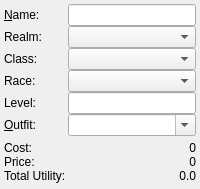
     <widget class="GroupFrame" name="GroupCharInfo" >
      <layout class="QGridLayout" >
       <property name="margin" >
        <number>4</number>
       </property>
       <property name="spacing" >
        <number>0</number>
       </property>
       <item row="0" column="0" >
        <widget class="QLabel" name="LabelCharName" >
         <property name="text" >
          <string>&amp;Name: </string>
         </property>
         <property name="textFormat" >
          <enum>Qt::PlainText</enum>
         </property>
         <property name="buddy" >
          <cstring>CharName</cstring>
         </property>
        </widget>
       </item>
       <item row="0" column="1" colspan="2" >
        <widget class="QLineEdit" name="CharName" />
       </item>
       <item row="1" column="0" >
        <widget class="QLabel" name="LabelRealm" >
         <property name="text" >
          <string>Realm: </string>
         </property>
         <property name="textFormat" >
          <enum>Qt::PlainText</enum>
         </property>
        </widget>
       </item>
       <item row="1" column="1" colspan="2" >
        <widget class="SearchingCombo" name="Realm" />
       </item>
       <item row="2" column="0" >
        <widget class="QLabel" name="LabelCharClass" >
         <property name="text" >
          <string>Class: </string>
         </property>
         <property name="textFormat" >
          <enum>Qt::PlainText</enum>
         </property>
        </widget>
       </item>
       <item row="2" column="1" colspan="2" >
        <widget class="SearchingCombo" name="CharClass" />
       </item>
       <item row="3" column="0" >
        <widget class="QLabel" name="LabelCharRace" >
         <property name="text" >
          <string>Race: </string>
         </property>
         <property name="textFormat" >
          <enum>Qt::PlainText</enum>
         </property>
        </widget>
       </item>
       <item row="3" column="1" colspan="2" >
        <widget class="SearchingCombo" name="CharRace" />
       </item>
       <item row="4" column="0" >
        <widget class="QLabel" name="LabelCharLevel" >
         <property name="text" >
          <string>Level: </string>
         </property>
         <property name="textFormat" >
          <enum>Qt::PlainText</enum>
         </property>
        </widget>
       </item>
       <item row="4" column="1" colspan="2" >
        <widget class="QLineEdit" name="CharLevel" />
       </item>
       <item row="5" column="0" >
        <widget class="QLabel" name="LabelOutfitName" >
         <property name="text" >
          <string>&amp;Outfit: </string>
         </property>
         <property name="textFormat" >
          <enum>Qt::PlainText</enum>
         </property>
         <property name="buddy" >
          <cstring>OutfitName</cstring>
         </property>
        </widget>
       </item>
       <item row="5" column="1" colspan="2" >
        <widget class="SearchingCombo" name="OutfitName">
         <property name="editable" >
          <bool>true</bool>
         </property>
         <property name="insertPolicy" >
          <enum>QComboBox::NoInsert</enum>
         </property>
         <property name="duplicatesEnabled" >
          <bool>true</bool>
         </property>
        </widget>
       </item>
       <item row="6" column="0" colspan="3">
        <spacer>
         <property name="orientation" >
          <enum>Qt::Vertical</enum>
         </property>
         <property name="sizeType" >
          <enum>QSizePolicy::Fixed</enum>
         </property>
         <property name="sizeHint" >
          <size>
           <width>1</width>
           <height>5</height>
          </size>
         </property>
        </spacer>
       </item>
       <item row="7" column="0" >
        <widget class="QLabel" name="LabelTotalCost" >
         <property name="text" >
          <string>Cost: </string>
         </property>
         <property name="alignment" >
          <set>Qt::AlignLeading|Qt::AlignLeft|Qt::AlignVCenter</set>
         </property>
        </widget>
       </item>
       <item row="7" column="1" colspan="2" >
        <widget class="QLabel" name="TotalCost" >
         <property name="text" >
          <string>0</string>
         </property>
         <property name="alignment" >
          <set>Qt::AlignRight|Qt::AlignTrailing|Qt::AlignVCenter</set>
         </property>
        </widget>
       </item>
       <item row="8" column="0" >
        <widget class="QLabel" name="LabelTotalPrice" >
         <property name="text" >
          <string>Price: </string>
         </property>
         <property name="alignment" >
          <set>Qt::AlignLeading|Qt::AlignLeft|Qt::AlignVCenter</set>
         </property>
        </widget>
       </item>
       <item row="8" column="1" colspan="2" >
        <widget class="QLabel" name="TotalPrice" >
         <property name="text" >
          <string>0</string>
         </property>
         <property name="alignment" >
          <set>Qt::AlignRight|Qt::AlignTrailing|Qt::AlignVCenter</set>
         </property>
        </widget>
       </item>
       <item row="9" column="0" colspan="2" >
        <widget class="QLabel" name="LabelTotalUtility" >
         <property name="text" >
          <string>Total Utility: </string>
         </property>
         <property name="alignment" >
          <set>Qt::AlignLeading|Qt::AlignLeft|Qt::AlignVCenter</set>
         </property>
        </widget>
       </item>
       <item row="9" column="2" >
        <widget class="QLabel" name="TotalUtility" >
         <property name="text" >
          <string>0.0</string>
         </property>
         <property name="alignment" >
          <set>Qt::AlignRight|Qt::AlignTrailing|Qt::AlignVCenter</set>
         </property>
        </widget>
       </item>
       <item row="10" column="0" colspan="3">
        <spacer>
         <property name="orientation" >
          <enum>Qt::Vertical</enum>
         </property>
         <property name="sizeType" >
          <enum>QSizePolicy::MinimumExpanding</enum>
         </property>
         <property name="sizeHint" >
          <size>
           <width>5</width>
           <height>2</height>
          </size>
         </property>
        </spacer>
       </item>
      </layout>
     </widget>
